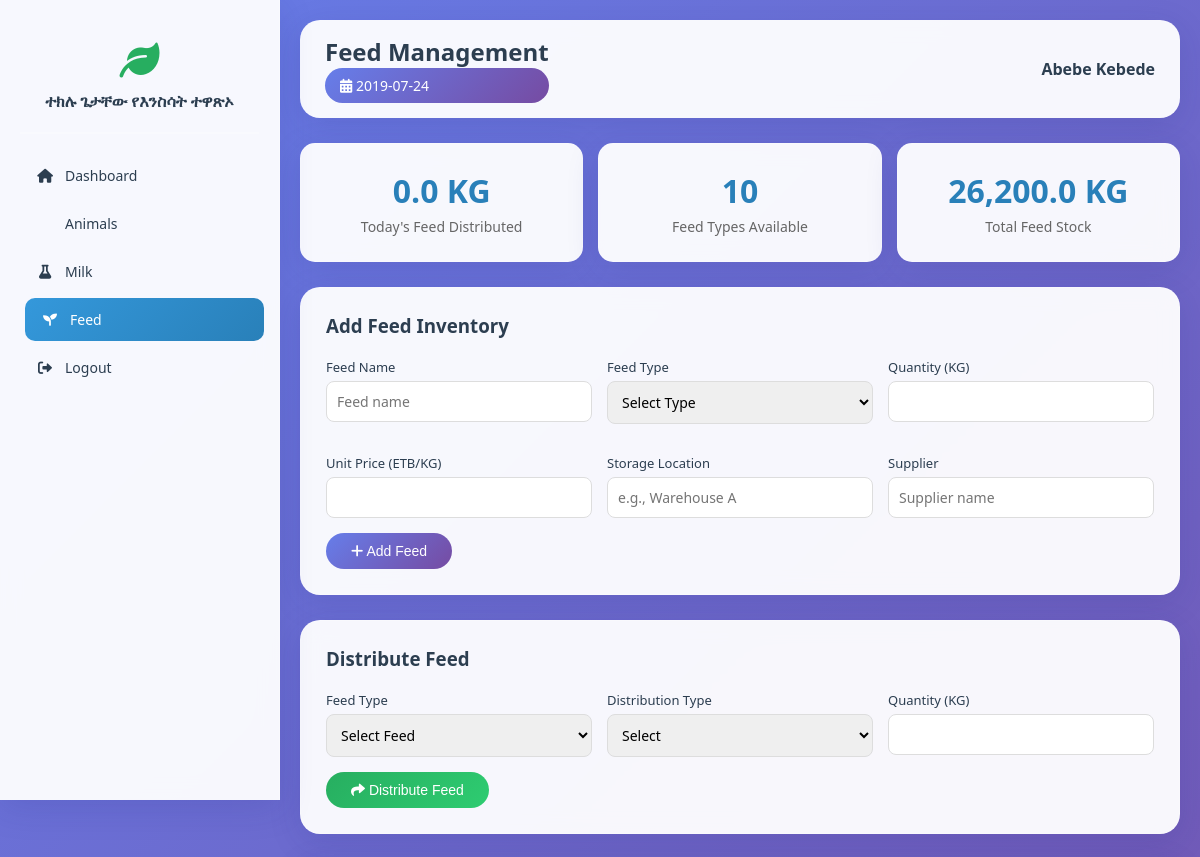
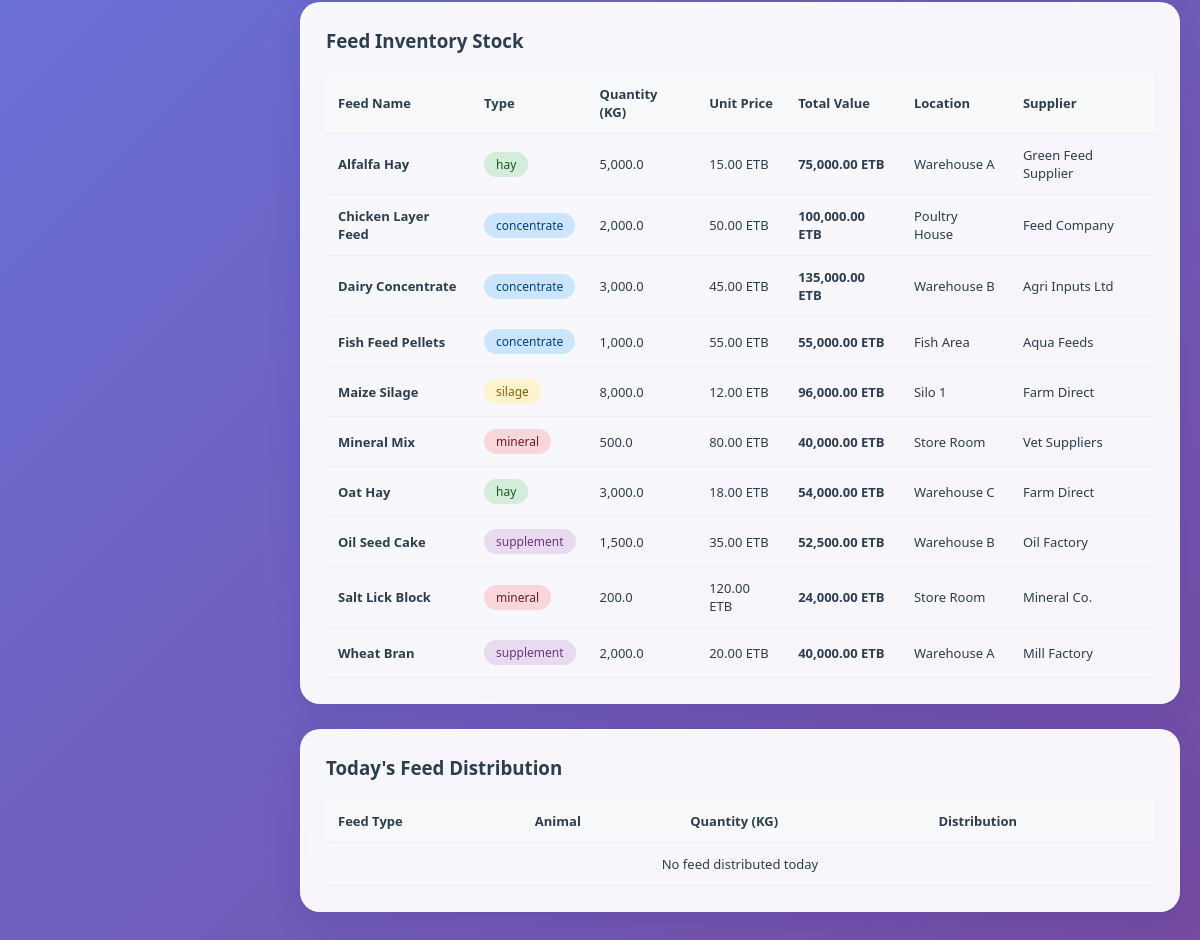
Page /FEED_MANAGEMENT.PHP (signed in) on the committed database (2 pictures, top to bottom).
### tables this page shows
CREATE TABLE `feed_inventory` (
  `id` int(11) NOT NULL AUTO_INCREMENT,
  `feed_name` varchar(100) NOT NULL,
  `feed_name_am` varchar(100) DEFAULT NULL,
  `feed_type` enum('hay','silage','concentrate','mineral','supplement','other') NOT NULL,
  `quantity_kg` decimal(10,2) NOT NULL DEFAULT 0.00,
  `unit_price` decimal(10,2) DEFAULT NULL,
  `total_value` decimal(15,2) GENERATED ALWAYS AS (`quantity_kg` * `unit_price`) STORED,
  `minimum_threshold` decimal(10,2) DEFAULT 100.00,
  `storage_location` varchar(100) DEFAULT NULL,
  `supplier` varchar(200) DEFAULT NULL,
  `purchase_date` date DEFAULT NULL,
  `expiry_date` date DEFAULT NULL,
  `is_active` tinyint(1) DEFAULT 1,
  `created_at` timestamp NOT NULL DEFAULT current_timestamp(),
  `updated_at` timestamp NOT NULL DEFAULT current_timestamp() ON UPDATE current_timestamp(),
  PRIMARY KEY (`id`)
);

### includes/functions.php (called while the page is built, shortened)
<?php
function formatCurrency($amount) {
    return number_format($amount, 2) . ' ETB';
}
function getCurrentEthiopianDate() {
    $gregorian = new DateTime();
    $year = $gregorian->format('Y') - 7;
    $month = $gregorian->format('m');
    $day = $gregorian->format('d');
    return sprintf('%04d-%02d-%02d', $year, $month, $day);
}
function getUserLanguage() {
    return $_SESSION['language'] ?? 'am';
}
?>

### FEED_MANAGEMENT.PHP (the view, shortened to what this page needs)
<?php
require_once 'INCLUDES/AUTH.PHP';
$lang = getUserLanguage();
$ethiopian_date = getCurrentEthiopianDate();
$sql = "SELECT * FROM feed_inventory WHERE is_active = 1 ORDER BY feed_name";
$stmt = $db->query($sql);
$feed_inventory = $stmt->fetchAll(PDO::FETCH_ASSOC);
$sql = "SELECT fr.*, fi.feed_name, fi.feed_name_am, a.animal_id, a.name as animal_name
        FROM feed_records fr
        JOIN feed_inventory fi ON fr.feed_inventory_id = fi.id
        LEFT JOIN animals a ON fr.animal_id = a.id
        WHERE fr.distribution_date = CURDATE()
        ORDER BY fr.created_at DESC";
$stmt = $db->query($sql);
$today_records = $stmt->fetchAll(PDO::FETCH_ASSOC);
$sql = "SELECT COALESCE(SUM(quantity_kg), 0) as total FROM feed_records WHERE distribution_date = CURDATE()";
$stmt = $db->query($sql);
$today_total = $stmt->fetch(PDO::FETCH_ASSOC)['total'];
?>
<!DOCTYPE html>
<html lang="<?php echo $lang; ?>">
<head>
    <link rel="stylesheet" href="https://cdnjs.cloudflare.com/ajax/libs/font-awesome/6.0.0/css/all.min.css">
</head>
<body>
    <div class="app-container">
        <aside class="sidebar" id="sidebar">
            <div class="sidebar-logo">
                <i class="fas fa-leaf"></i>
                <h2><?php echo APP_NAME; ?></h2>
            </div>
            <ul class="sidebar-menu">
                <li><a href="DASHBOARD.PHP"><i class="fas fa-home"></i> Dashboard</a></li>
                <li><a href="ANIMALS.PHP"><i class="fas fa-cow"></i> Animals</a></li>
                <li><a href="MILK_PRODUCTION.PHP"><i class="fas fa-flask"></i> Milk</a></li>
                <li><a href="FEED_MANAGEMENT.PHP" class="active"><i class="fas fa-seedling"></i> Feed</a></li>
                <li><a href="LOGOUT.PHP"><i class="fas fa-sign-out-alt"></i> Logout</a></li>
            </ul>
        </aside>
        <main class="main-content">
            <div class="top-bar">
                <div class="top-bar-left">
                    <h2>Feed Management</h2>
                    <div class="ethiopian-date"><i class="fas fa-calendar-alt"></i> <?php echo $ethiopian_date; ?></div>
                </div>
                <div><strong><?php echo $_SESSION['full_name']; ?></strong></div>
            </div>
            <div class="summary-cards">
                <div class="summary-card">
                    <h3><?php echo number_format($today_total, 1); ?> KG</h3>
                    <p>Today's Feed Distributed</p>
                </div>
                <div class="summary-card">
                    <h3><?php echo count($feed_inventory); ?></h3>
                    <p>Feed Types Available</p>
                </div>
                <div class="summary-card">
                    <h3><?php echo number_format(array_sum(array_column($feed_inventory, 'quantity_kg')), 1); ?> KG</h3>
                    <p>Total Feed Stock</p>
                </div>
            </div>
            <div class="section-card">
                <div class="section-header"><h3>Add Feed Inventory</h3></div>
                <form method="POST" action="">
                    <div class="form-grid">
                        <div class="form-group">
                            <label>Feed Name</label>
                            <input type="text" name="feed_name" required placeholder="Feed name">
                        </div>
                        <div class="form-group">
                            <label>Feed Type</label>
                            <select name="feed_type" required>
                                <option value="">Select Type</option>
                            </select>
                        </div>
                        <div class="form-group">
                            <label>Quantity (KG)</label>
                            <input type="number" name="quantity_kg" step="0.01" required>
                        </div>
                        <div class="form-group">
                            <label>Unit Price (ETB/KG)</label>
                            <input type="number" name="unit_price" step="0.01" required>
                        </div>
                        <div class="form-group">
                            <label>Storage Location</label>
                            <input type="text" name="storage_location" placeholder="e.g., Warehouse A">
                        </div>
                        <div class="form-group">
                            <label>Supplier</label>
                            <input type="text" name="supplier" placeholder="Supplier name">
                        </div>
                    </div>
                    <button type="submit" class="btn btn-primary"><i class="fas fa-plus"></i> Add Feed</button>
                </form>
            </div>
            <div class="section-card">
                <div class="section-header"><h3>Distribute Feed</h3></div>
                <form method="POST" action="">
                    <div class="form-grid">
                        <div class="form-group">
                            <label>Feed Type</label>
                            <select name="feed_inventory_id" required>
                                <option value="">Select Feed</option>
                            </select>
                        </div>
                        <div class="form-group">
                            <label>Distribution Type</label>
                            <select name="distribution_type" required onchange="toggleAnimalSelect(this.value)">
                                <option value="">Select</option>
                            </select>
                        </div>
                        <div class="form-group">
                            <label>Quantity (KG)</label>
                            <input type="number" name="quantity_kg" step="0.01" required>
                        </div>
                    </div>
                    <button type="submit" class="btn btn-success"><i class="fas fa-share"></i> Distribute Feed</button>
                </form>
            </div>
            <div class="section-card">
                <div class="section-header"><h3>Feed Inventory Stock</h3></div>
                <div style="overflow-x: auto;">
                    <table>
                        <thead>
                            <tr>
                                <th>Feed Name</th>
                                <th>Type</th>
                                <th>Quantity (KG)</th>
                                <th>Unit Price</th>
                                <th>Total Value</th>
                                <th>Location</th>
                                <th>Supplier</th>
                            </tr>
                        </thead>
                        <tbody>
                            <?php foreach($feed_inventory as $feed): ?>
                            <tr class="<?php echo $feed['quantity_kg'] <= $feed['minimum_threshold'] ? 'low-stock' : ''; ?>">
                                <td><strong><?php echo htmlspecialchars($feed['feed_name']); ?></strong></td>
                                <td><span class="badge badge-<?php echo $feed['feed_type']; ?>"><?php echo $feed['feed_type']; ?></span></td>
                                <td><?php echo number_format($feed['quantity_kg'], 1); ?></td>
                                <td><?php echo formatCurrency($feed['unit_price']); ?></td>
                                <td><strong><?php echo formatCurrency($feed['total_value']); ?></strong></td>
                                <td><?php echo htmlspecialchars($feed['storage_location'] ?? '-'); ?></td>
                                <td><?php echo htmlspecialchars($feed['supplier'] ?? '-'); ?></td>
                            </tr>
                            <?php endforeach; ?>
                        </tbody>
                    </table>
                </div>
            </div>
            <div class="section-card">
                <div class="section-header"><h3>Today's Feed Distribution</h3></div>
                <div style="overflow-x: auto;">
                    <table>
                        <thead>
                            <tr>
                                <th>Feed Type</th>
                                <th>Animal</th>
                                <th>Quantity (KG)</th>
                                <th>Distribution</th>
                            </tr>
                        </thead>
                        <tbody>
                            <?php if(count($today_records) == 0): ?>
                            <tr><td colspan="4" style="text-align: center;">No feed distributed today</td></tr>
                            <?php endif; ?>
                        </tbody>
                    </table>
                </div>
            </div>
        </main>
    </div>
</body>
</html>

### FEED_MANAGEMENT.PHP (style rules this page uses)
* { margin: 0; padding: 0; box-sizing: border-box; }
:root { --primary: #2c3e50; --secondary: #3498db; --success: #27ae60; --danger: #e74c3c; --warning: #f39c12; --info: #2980b9; --light: #ecf0f1; --dark: #2c3e50; --glass-bg: rgba(255, 255, 255, 0.95); --glass-shadow: 0 8px 32px 0 rgba(31, 38, 135, 0.15); }
body { font-family: 'Segoe UI', Tahoma, Geneva, Verdana, sans-serif; background: linear-gradient(135deg, #667eea 0%, #764ba2 100%); min-height: 100vh; color: var(--dark); }
.app-container { display: flex; min-height: 100vh; }
.sidebar { width: 280px; background: var(--glass-bg); backdrop-filter: blur(10px); border-right: 1px solid rgba(255,255,255,0.2); padding: 20px; position: fixed; height: 100vh; overflow-y: auto; z-index: 1000; box-shadow: var(--glass-shadow); }
.sidebar-logo { text-align: center; padding: 20px 0; border-bottom: 2px solid rgba(255,255,255,0.2); margin-bottom: 20px; }
.sidebar-logo i { font-size: 40px; color: var(--success); }
.sidebar-logo h2 { font-size: 16px; color: var(--primary); margin-top: 10px; }
.sidebar-menu { list-style: none; }
.sidebar-menu li { margin-bottom: 5px; }
.sidebar-menu a { display: flex; align-items: center; padding: 12px 15px; color: var(--dark); text-decoration: none; border-radius: 10px; transition: all 0.3s; font-weight: 500; font-size: 14px; }
.sidebar-menu a:hover, .sidebar-menu a.active { background: linear-gradient(135deg, var(--secondary), var(--info)); color: white; transform: translateX(5px); }
.sidebar-menu a i { margin-right: 10px; width: 20px; text-align: center; }
.main-content { flex: 1; margin-left: 280px; padding: 20px; }
.top-bar { background: var(--glass-bg); backdrop-filter: blur(10px); border-radius: 20px; padding: 15px 25px; margin-bottom: 25px; display: flex; justify-content: space-between; align-items: center; box-shadow: var(--glass-shadow); flex-wrap: wrap; gap: 15px; }
.ethiopian-date { background: linear-gradient(135deg, #667eea, #764ba2); color: white; padding: 8px 15px; border-radius: 25px; font-size: 14px; }
.summary-cards { display: grid; grid-template-columns: repeat(auto-fit, minmax(200px, 1fr)); gap: 15px; margin-bottom: 25px; }
.summary-card { background: var(--glass-bg); backdrop-filter: blur(10px); border-radius: 15px; padding: 25px; box-shadow: var(--glass-shadow); text-align: center; border: 1px solid rgba(255,255,255,0.2); }
.summary-card h3 { font-size: 32px; color: var(--info); margin-bottom: 5px; }
.summary-card p { font-size: 14px; color: #666; }
.section-card { background: var(--glass-bg); backdrop-filter: blur(10px); border-radius: 20px; padding: 25px; box-shadow: var(--glass-shadow); border: 1px solid rgba(255,255,255,0.2); margin-bottom: 25px; }
.section-header { display: flex; justify-content: space-between; align-items: center; margin-bottom: 20px; }
.form-grid { display: grid; grid-template-columns: repeat(auto-fit, minmax(200px, 1fr)); gap: 15px; }
.form-group { margin-bottom: 15px; }
.form-group label { display: block; margin-bottom: 5px; font-weight: 500; font-size: 13px; }
.form-group input, .form-group select { width: 100%; padding: 10px; border: 1px solid #ddd; border-radius: 8px; font-size: 14px; font-family: inherit; }
.btn { padding: 10px 25px; border: none; border-radius: 25px; cursor: pointer; font-weight: 500; transition: all 0.3s; font-size: 14px; }
.btn-primary { background: linear-gradient(135deg, #667eea, #764ba2); color: white; }
.btn-success { background: linear-gradient(135deg, var(--success), #2ecc71); color: white; }
table { width: 100%; border-collapse: collapse; }
th, td { padding: 12px; text-align: left; border-bottom: 1px solid #eee; font-size: 13px; }
th { background: #f8f9fa; font-weight: 600; color: var(--primary); }
.badge { display: inline-block; padding: 4px 12px; border-radius: 15px; font-size: 12px; font-weight: 500; }
.badge-hay { background: #d4edda; color: #155724; }
.badge-silage { background: #fff3cd; color: #856404; }
.badge-concentrate { background: #cce5ff; color: #004085; }
.badge-mineral { background: #f8d7da; color: #721c24; }
.badge-supplement { background: #e8daef; color: #6c3483; }

### rows in the picture
feed_inventory: feed_name "Alfalfa Hay", feed_type "hay", quantity_kg "5,000.0", unit_price "15.00 ETB", total_value "75,000.00 ETB", storage_location "Warehouse A", supplier "Green Feed Supplier"
feed_inventory: feed_name "Chicken Layer Feed", feed_type "concentrate", quantity_kg "2,000.0", unit_price "50.00 ETB", total_value "100,000.00 ETB", storage_location "Poultry House", supplier "Feed Company"
feed_inventory: feed_name "Dairy Concentrate", feed_type "concentrate", quantity_kg "3,000.0", unit_price "45.00 ETB", total_value "135,000.00 ETB", storage_location "Warehouse B", supplier "Agri Inputs Ltd"
feed_inventory: feed_name "Fish Feed Pellets", feed_type "concentrate", quantity_kg "1,000.0", unit_price "55.00 ETB", total_value "55,000.00 ETB", storage_location "Fish Area", supplier "Aqua Feeds"
feed_inventory: feed_name "Maize Silage", feed_type "silage", quantity_kg "8,000.0", unit_price "12.00 ETB", total_value "96,000.00 ETB", storage_location "Silo 1", supplier "Farm Direct"
feed_inventory: feed_name "Mineral Mix", feed_type "mineral", quantity_kg "500.0", unit_price "80.00 ETB", total_value "40,000.00 ETB", storage_location "Store Room", supplier "Vet Suppliers"
feed_inventory: feed_name "Oat Hay", feed_type "hay", quantity_kg "3,000.0", unit_price "18.00 ETB", total_value "54,000.00 ETB", storage_location "Warehouse C", supplier "Farm Direct"
feed_inventory: feed_name "Oil Seed Cake", feed_type "supplement", quantity_kg "1,500.0", unit_price "35.00 ETB", total_value "52,500.00 ETB", storage_location "Warehouse B", supplier "Oil Factory"
feed_inventory: feed_name "Salt Lick Block", feed_type "mineral", quantity_kg "200.0", unit_price "120.00 ETB", total_value "24,000.00 ETB", storage_location "Store Room", supplier "Mineral Co."
feed_inventory: feed_name "Wheat Bran", feed_type "supplement", quantity_kg "2,000.0", unit_price "20.00 ETB", total_value "40,000.00 ETB", storage_location "Warehouse A", supplier "Mill Factory"

### other values in the picture
APP_NAME "ተክሉ ጌታቸው የእንስሳት ተዋጽኦ"
$ethiopian_date "2019-07-24"
$_SESSION['full_name'] "Abebe Kebede"
$today_total "0.0"
count($feed_inventory) "10"
array_sum(array_column($feed_inventory, 'quantity_kg')) "26,200.0"
